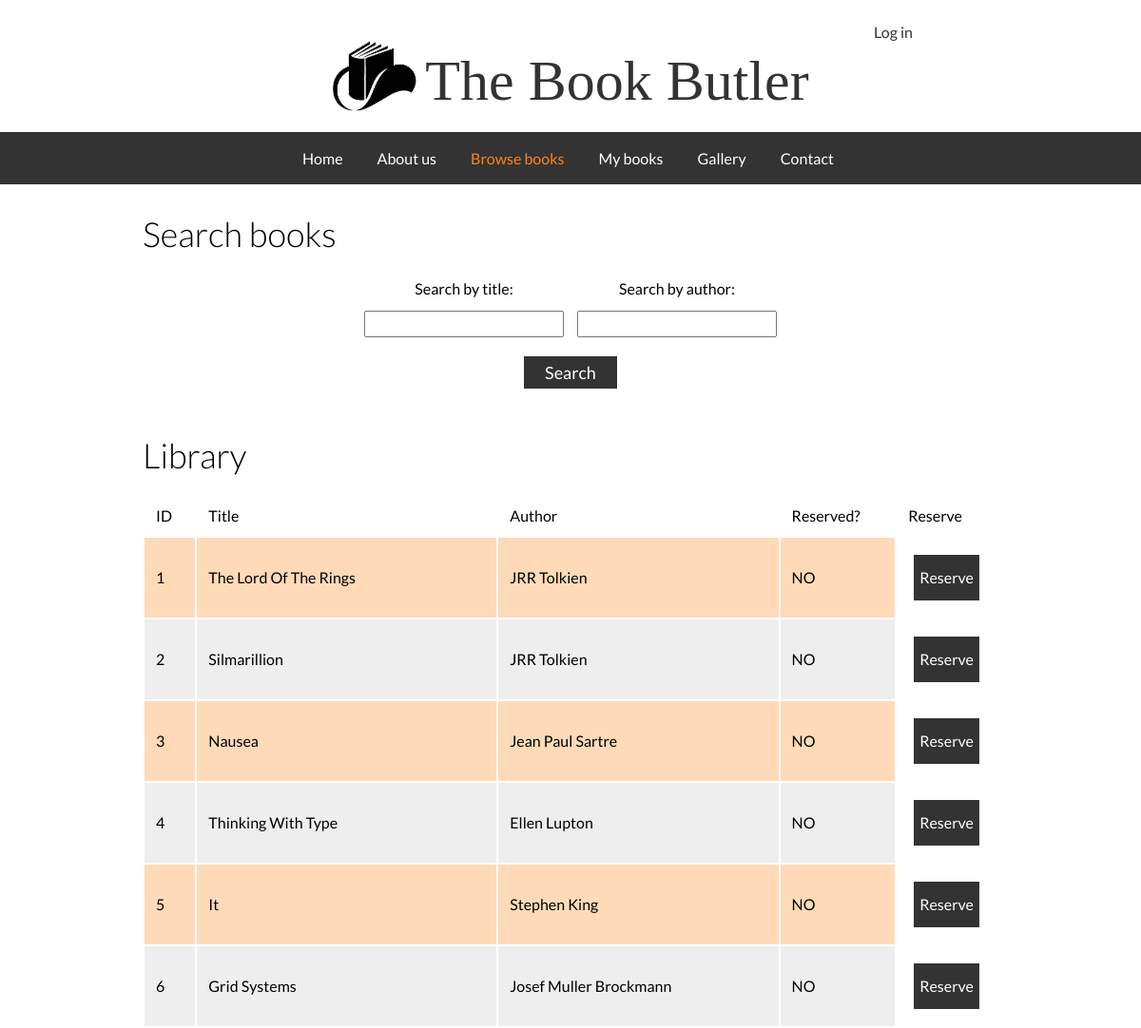
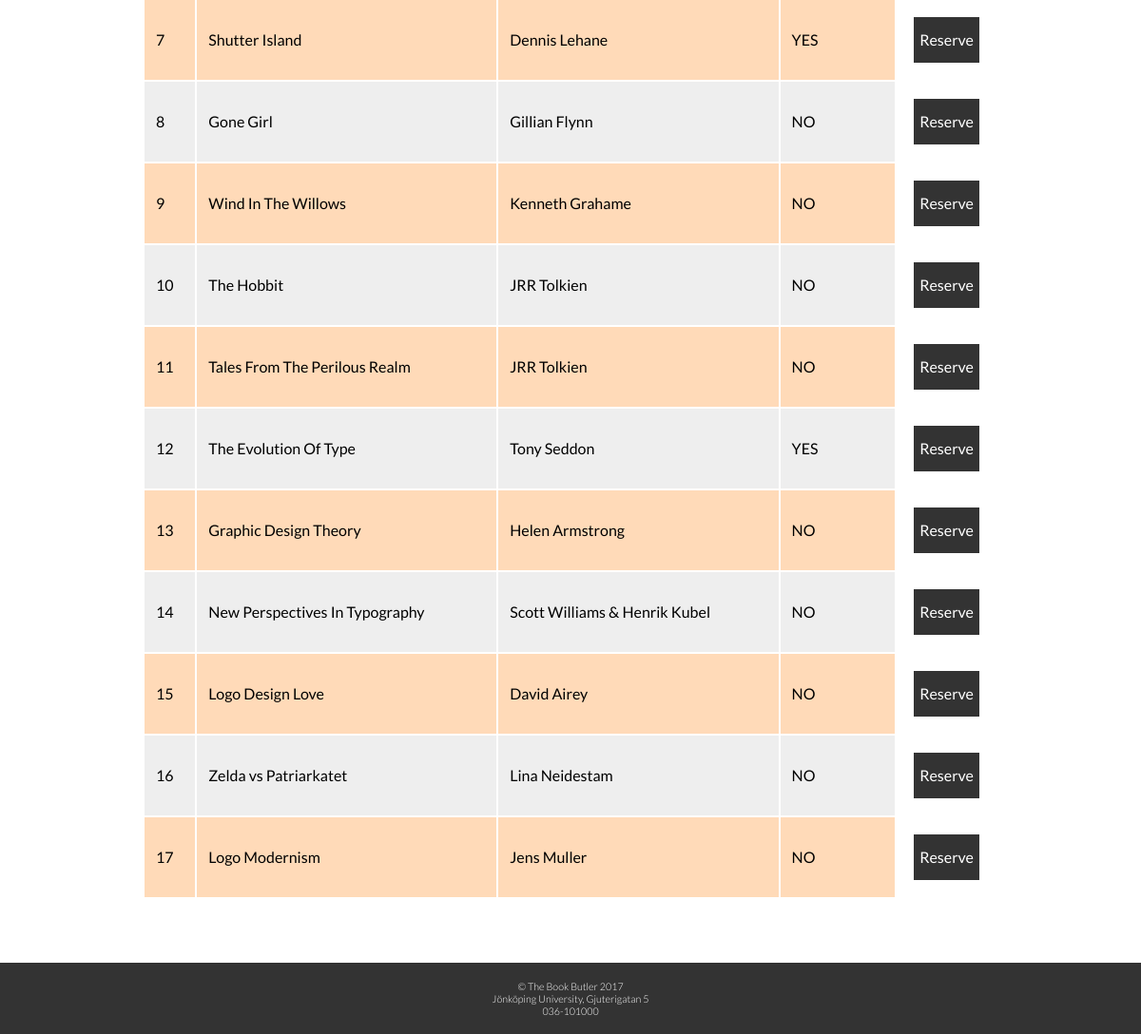
Screenshot of /browse.php with the database file from the repository (2 pictures, top to bottom).
### tables this page shows
CREATE TABLE `books` (
  `bookid` int(11) NOT NULL,
  `title` varchar(100) NOT NULL,
  `author` varchar(100) NOT NULL,
  `onloan` tinyint(1) DEFAULT '0',
  `duedate` date DEFAULT NULL
);

### config.php (called while the page is built, shortened)
<?php
$url = $_SERVER['REQUEST_URI'];
$strings = explode('/', $url);
$current_page = end($strings);
?>

### browse.php (the view, shortened to what this page needs)
<?php
include ("config.php");
include("header.php");
?>
	<h2>Search books</h2>
            <div id="searchfield">
            <form action="browse.php" method="POST">
                <table cellpadding="6px">
                    <tbody>
                        <tr>
                            <td>Search by title:</td>
                            <td>Search by author:</td>
                        </tr>
                        <tr>
                        	<td><INPUT type="text" name="searchtitle" class="searchbar">
                            <td><INPUT type="text" name="searchauthor" class="searchbar"></td>
                        </tr>
                    </tbody>
                </table>
                <INPUT type="submit" class="search" name="submit" value="Search">
            </form>
</div>
            <h2>Library</h2>
            <?php
@ $db = new mysqli($dbserver, $dbuser, $dbpass, $dbname);
$query = " select * from books";
    $stmt = $db->prepare($query);
    $stmt->bind_result($bookid, $title, $author, $onloan, $duedate);
    $stmt->execute();
    echo '<table cellpadding="12" class="results">';
    echo '<tr><b><td>ID</td> <b><td>Title</td> <td>Author</td><td>Reserved?</td> <td>Reserve</td> </b> </tr>';
    while ($stmt->fetch()) {
        if ($onloan == 0) $onloan = 'NO';
        else $onloan ="YES";
        echo "<tr class='availablebook'>";
        echo "<td> $bookid </td><td> $title </td><td> $author </td>";
        echo "<td> $onloan </td>";
        echo '<td class="reservecell"><a href="reserve.php?bookid=' . urlencode($bookid) . '" class="reserve"> Reserve </a></td>';
        echo "</tr>";
    }
    echo "</table>";
    ?>
			<br />
<?php include("footer.php");?>

### header.php (shortened to what this page needs)
<!DOCTYPE html>
	<html lang="en">
	<head>
	    <link rel="stylesheet" href="css/main.css">
	</head>
	<body>
		<main>
	<header>
		<a href="login.php" id="headerlogin">Log in</a><br />
		<img src="img/logo.jpg" id="logo" /><h1>The Book Butler</h1>
	</header>
	<nav id="mainmenu">
		<ul>
			<li><a class="<?php echo ($current_page == 'index.php' || $current_page == '') ? 'active' : NULL ?>" href="index.php">Home</a></li>
			<li><a class="<?php echo ($current_page == 'about.php') ? 'active' : NULL ?>" href="about.php">About us</a></li>
			<li><a class="<?php echo ($current_page == 'browse.php') ? 'active' : NULL ?>" href="browse.php">Browse books</a></li>
			<li><a class="<?php echo ($current_page == 'books.php') ? 'active' : NULL ?>" href="books.php">My books</a></li>
			<li><a class="<?php echo ($current_page == 'gallery.php') ? 'active' : NULL ?>" href="gallery.php">Gallery</a></li>
			<li><a class="<?php echo ($current_page == 'contact.php') ? 'active' : NULL ?>" href="contact.php">Contact</a></li>
		</ul>
	</nav>
	<div id="content">

### footer.php
</div>
<footer>
		<p>© The Book Butler 2017
		<br/>Jönköping University, Gjuterigatan 5
		<br/>036-101000
		</p>
</footer>
		</main>
	</body>
</html>

### css/main.css (style rules this page uses)
* { font-family: 'Lato'; }
body { margin: 0; }
#content { width: 75%; margin: 0 auto; }
a { color: #fff; text-decoration: none; font-weight: 400; }
#logo { max-width: 90px; padding: 0px 8px 0px 0px; margin-bottom: -12px; }
h1 { font-family: 'Bree Serif'; font-weight: 300; font-size: 60px; color: #333; line-height: 60px; display:inline; }
header { background-color: #fff; margin: 24px auto 24px auto; width: 60%; text-align: center; }
#mainmenu { overflow: hidden; background-color: #333; }
#mainmenu>ul { overflow: hidden; margin: 0 auto; padding: 0px 25%; width: auto; }
#mainmenu>ul>li { text-align: center; list-style: none; float: left; padding:18px; box-sizing: border-box; margin: 0 auto; }
#mainmenu>ul>li>a { text-decoration: none; color: #fff; }
#mainmenu>ul>li>a.active { color: #ff8614; }
h2 { margin-bottom: 18px; font-size: 36px; font-weight: 300; }
footer { margin-top: 48px; background-color: #333; color: #fff; padding: 6px; }
footer>p { padding: 12px; margin: 0; text-align: center; font-weight: 300; font-size: 8pt; }
form { display: block; width: 100%; margin-bottom: 48px; }
#contactform label, input, textarea, #loginform label { float: left; clear: both; }
input, textarea { margin-bottom: 12px; }
.submit, .search { background-color: #333; width: 98px; margin: 0 auto; color: #fff; box-shadow: none; border: none; padding: 6px; font-size: 18px; }
.search { margin: 0 auto; float: none; }
.searchbar { width: 100%; box-sizing: border-box; }
input[type=text], input[type=password] { font-size: 18px; }
#searchfield { margin: 0 auto 48px auto; padding: 0px 25%; text-align: center; }
table { width: 100%; box-sizing: border-box; }
.availablebook { padding: 12px; line-height: 36px; }
.availablebook:nth-child(odd) { background-color: #eee; }
.availablebook:nth-child(even) { background-color: #FFDAB8; }
.reserve, .return { background-color: #333; color: #fff; box-shadow: none; border: none; padding: 6px; margin: 6px; float: right; text-decoration: none; }
.reservecell { background-color: #fff; width: 10%; }
#headerlogin { color: #333; float: right; }

### rows the page displays
books: bookid "1", title "The Lord Of The Rings", author "JRR Tolkien", onloan "NO"
books: bookid "2", title "Silmarillion", author "JRR Tolkien", onloan "NO"
books: bookid "3", title "Nausea", author "Jean Paul Sartre", onloan "NO"
books: bookid "4", title "Thinking With Type", author "Ellen Lupton", onloan "NO"
books: bookid "5", title "It", author "Stephen King", onloan "NO"
books: bookid "6", title "Grid Systems", author "Josef Muller Brockmann", onloan "NO"
books: bookid "7", title "Shutter Island", author "Dennis Lehane", onloan "YES"
books: bookid "8", title "Gone Girl", author "Gillian Flynn", onloan "NO"
books: bookid "9", title "Wind In The Willows", author "Kenneth Grahame", onloan "NO"
books: bookid "10", title "The Hobbit", author "JRR Tolkien", onloan "NO"
books: bookid "11", title "Tales From The Perilous Realm", author "JRR Tolkien", onloan "NO"
books: bookid "12", title "The Evolution Of Type", author "Tony Seddon", onloan "YES"
books: bookid "13", title "Graphic Design Theory", author "Helen Armstrong", onloan "NO"
books: bookid "14", title "New Perspectives In Typography", author "Scott Williams & Henrik Kubel", onloan "NO"
books: bookid "15", title "Logo Design Love", author "David Airey", onloan "NO"
books: bookid "16", title "Zelda vs Patriarkatet", author "Lina Neidestam", onloan "NO"
books: bookid "17", title "Logo Modernism", author "Jens Muller", onloan "NO"
